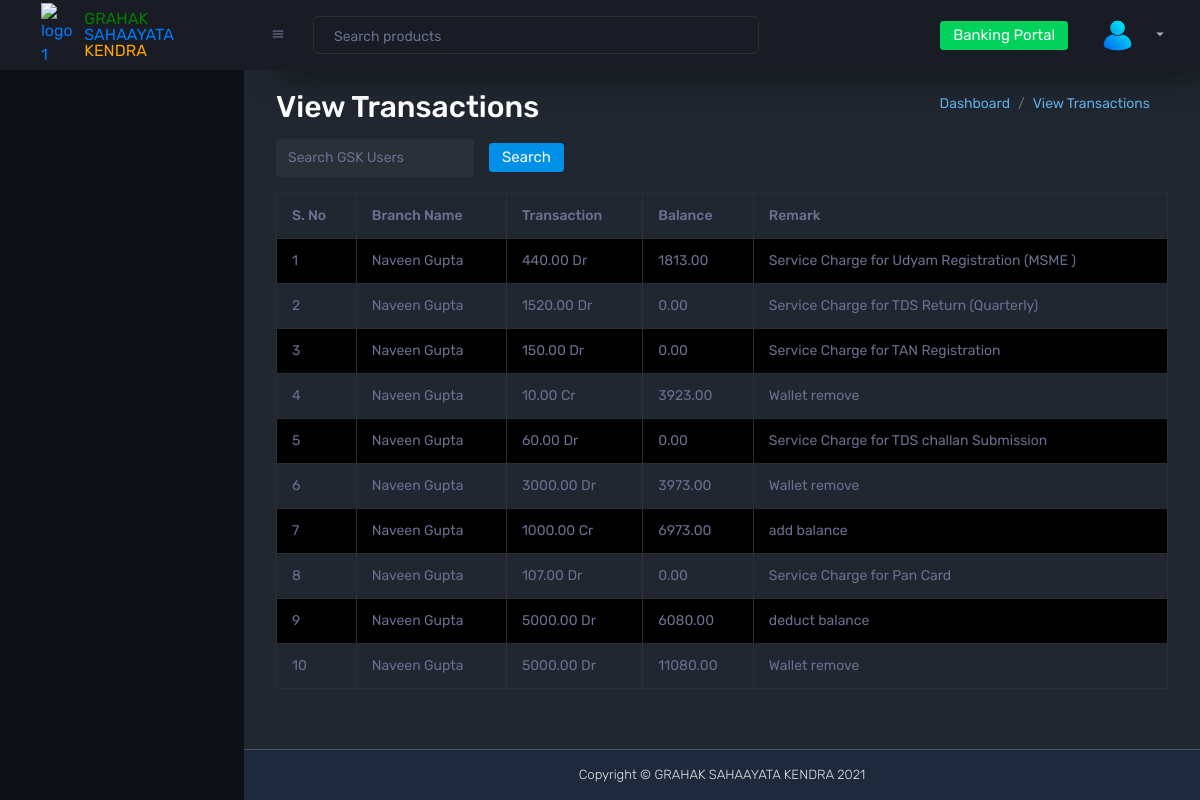
Page /dashboard/admin/view-transactions/ on the committed database.
### dashboard/models.py (models this page shows, shortened)
class Transaction(models.Model):
    TRANSACTION_TYPES = (
        ("Credit", "Credit"),
        ("Debit", "Debit"),
    )
    user = models.ForeignKey(settings.AUTH_USER_MODEL, on_delete=models.CASCADE, related_name="transactions")
    transaction_type = models.CharField(max_length=10, choices=TRANSACTION_TYPES)
    amount = models.DecimalField(max_digits=10, decimal_places=2)
    balance_after_transaction = models.DecimalField(max_digits=10, decimal_places=2, default=0.00)
    description = models.TextField(blank=True, null=True)
    created_at = models.DateTimeField(auto_now_add=True)

### dashboard/views/admin_views.py (the view)
# urls.py: path("admin/view-transactions/", admin_view_transactions, name="view_transactions"),
def admin_view_transactions(request):
    transactions = Transaction.objects.select_related('user').values(
        'id',
        'user__full_name',
        'transaction_type',
        'amount',
        'balance_after_transaction',
        'description',
        'created_at',
    ).order_by('-created_at')
    search_query = request.GET.get('search', '')
    if search_query:
        transactions = transactions.filter(
            Q(user__full_name__icontains=search_query) |
            Q(service_name__icontains=search_query) |
            Q(description__icontains=search_query)
        )
    paginator = Paginator(transactions, 10)  # Show 10 transactions per page
    page_number = request.GET.get('page')
    page_obj = paginator.get_page(page_number)
    context = {
        'transactions': page_obj,
        'search_query': search_query,
    }
    return render(request, 'admin_dashboard/view_transactions.html', context)

### dashboard/templates/admin_dashboard/view_transactions.html (shortened to what this page needs)
{% extends 'base.html' %}
{% load static %}
{% block content %}
<div class="container mt-10">
    <div class="d-flex justify-content-between align-items-center">
        <h2>View Transactions</h2>
        <nav aria-label="breadcrumb">
            <ol class="breadcrumb">
                <li class="breadcrumb-item"><a href="{% url 'admin_dashboard' %}">Dashboard</a></li>
                <li class="breadcrumb-item"><a href="{% url 'add_service' %}">View Transactions</a></li>
            </ol>
        </nav>
    </div>
    <form method="get" class="form-inline mb-3">
        <input type="text" name="search" value="{{ search_query }}" class="form-control" placeholder="Search GSK Users">
        <button type="submit" class="btn btn-primary">Search</button>
    </form>
    <div class="table-responsive">
        <table class="table table-striped table-bordered">
            <thead>
                <tr>
                    <th>S. No</th>
                    <th>Branch Name</th>
                    <th>Transaction</th>
                    <th>Balance</th>
                    <th>Remark</th>
                </tr>
            </thead>
            <tbody>
                {% for transaction in transactions %}
                <tr>
                    <td>{{ forloop.counter }}</td>
                    <td>{{ transaction.user__full_name }}</td>
                    <td>
                        {{ transaction.amount }}
                        {% if transaction.transaction_type == "Credit" %}
                            Cr
                        {% else %}
                            Dr
                        {% endif %}
                    </td>
                    <td>{{ transaction.balance_after_transaction|default:"0.00" }}</td>
                    <td>{{ transaction.description|default:"N/A" }}</td>
                </tr>
                {% empty %}
                <tr>
                    <td colspan="5" class="text-center">No transactions found.</td>
                </tr>
                {% endfor %}
            </tbody>
        </table>
    </div>
</div>
{% endblock %}

### dashboard/templates/admin_dashboard/view_transactions.html (style rules this page uses)
.breadcrumb-item a { color: #63b3ed; text-decoration: none; }
button.btn.btn-primary { margin-left: 15px; }

### rows in the picture
Transaction: transaction_type "Dr"
Transaction: transaction_type "Dr"
Transaction: transaction_type "Dr"
Transaction: transaction_type "Cr"
Transaction: transaction_type "Dr"
Transaction: transaction_type "Dr"
Transaction: transaction_type "Cr"
Transaction: transaction_type "Dr"
Transaction: transaction_type "Dr"
Transaction: transaction_type "Dr"
